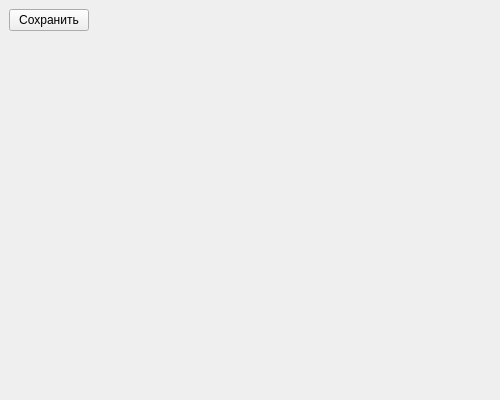
<?xml version="1.0" encoding="UTF-8"?>
<ui version="4.0">
 <class>FuncWindow</class>
 <widget class="QMainWindow" name="FuncWindow">
  <property name="geometry">
   <rect>
    <x>0</x>
    <y>0</y>
    <width>500</width>
    <height>400</height>
   </rect>
  </property>
  <property name="windowTitle">
   <string>MainWindow</string>
  </property>
  <widget class="QWidget" name="centralwidget">
   <layout class="QGridLayout" name="gridLayout">
    <item row="1" column="0">
     <layout class="QHBoxLayout" name="horizontalLayout">
      <item>
       <widget class="QPushButton" name="pushButton">
        <property name="text">
         <string>Сохранить</string>
        </property>
       </widget>
      </item>
      <item>
       <spacer name="horizontalSpacer">
        <property name="orientation">
         <enum>Qt::Horizontal</enum>
        </property>
        <property name="sizeHint" stdset="0">
         <size>
          <width>40</width>
          <height>20</height>
         </size>
        </property>
       </spacer>
      </item>
     </layout>
    </item>
    <item row="2" column="0">
     <layout class="QHBoxLayout" name="horizontalLayout_2">
      <item>
       <spacer name="verticalSpacer">
        <property name="orientation">
         <enum>Qt::Vertical</enum>
        </property>
        <property name="sizeHint" stdset="0">
         <size>
          <width>0</width>
          <height>40</height>
         </size>
        </property>
       </spacer>
      </item>
     </layout>
    </item>
   </layout>
  </widget>
 </widget>
 <resources/>
 <connections/>
</ui>
